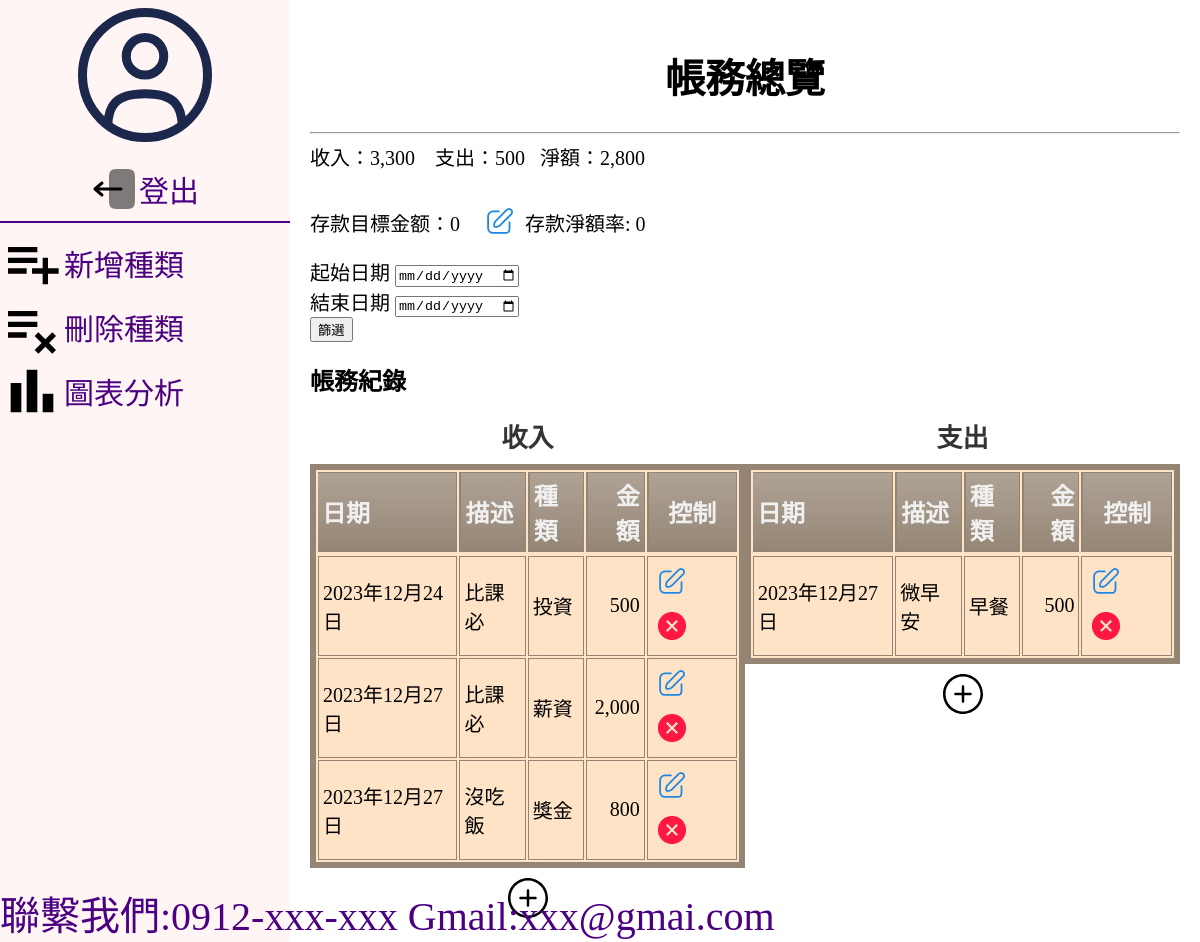
Screenshot of /index/ (signed in) with the database file from the repository.
### projectapp/models.py (models this page shows, shortened)
class DepositGoal(models.Model):
    user = models.ForeignKey(User, on_delete=models.CASCADE)
    goal_amount = models.IntegerField()

class Record_R1(models.Model):
    user=ForeignKey(User,on_delete=models.CASCADE,null=True)
    date 	= DateField()
    description = CharField(max_length=300,null=True)
    categoryR 	= CharField(max_length=50)
    cash 	= IntegerField()
    is_settled = models.BooleanField(default=False)  # 新增用來標記是否已經結算的欄位

class Record_E1(models.Model):
    user=ForeignKey(User,on_delete=models.CASCADE,null=True)
    date 	= DateField()
    description = CharField(max_length=300,null=True)
    categoryE 	= CharField(max_length=50)
    cash 	= IntegerField()
    is_settled = models.BooleanField(default=False)  # 新增用來標記是否已經結算的欄位

### projectapp/views.py (the view)
# urls.py: path('index/',views.recordall_and_cashflow,name='index'),
@login_required
def recordall_and_cashflow(request):
    deposit_goal = DepositGoal.objects.filter(user=request.user).first()
    corrent_user=request.user
    recordAllE=Record_E1.objects.filter(user=corrent_user).order_by('date')
    recordAllR=Record_R1.objects.filter(user=corrent_user).order_by('date')
    income_list=[record.cash for record in recordAllR]
    outcome_list=[record.cash for record in recordAllE]
    income=sum(income_list) if len(income_list)!=0 else 0
    outcome=sum(outcome_list) if len(outcome_list)!=0 else 0
    net = income -outcome
    form = DateFilterForm(request.GET or None)
    dataE=None
    if form.is_valid():
        start_date = form.cleaned_data['start_date']
        end_date = form.cleaned_data['end_date']
        if start_date and end_date:
            dataE = recordAllE.filter(date__range=(start_date, end_date))
        elif start_date:
            dataE = recordAllE.filter(date__gte=start_date) # gte:大於等於
        elif end_date:
            dataE = recordAllE.filter(date__lte=end_date) # lte:小於等於
    else:
        dataE = recordAllE
    if deposit_goal:
        goal_amount = deposit_goal.goal_amount
        if goal_amount == 0:
            goal_percent = 0
        else:
            goal_percent = net / (goal_amount * 100)
            goal_percent = round(goal_percent, 2)
    else:
        goal_amount = 0
        goal_percent = 0
    return render(request,'index.html',locals())

### projectapp/forms.py
class DateFilterForm(forms.Form):
    start_date = forms.DateField(label='起始日期', required=False,widget=forms.DateInput(attrs={'type': 'date'}))
    end_date = forms.DateField(label='結束日期', required=False,widget=forms.DateInput(attrs={'type': 'date'}) )
    def __init__(self, *args, **kwargs):
        super(DateFilterForm, self).__init__(*args, **kwargs)
        self.helper = FormHelper()
        self.helper.form_method = 'GET'  # 使用 GET 方法提交表单
        self.helper.add_input(Submit('submit', '筛选'))

### templates/index.html (shortened to what this page needs)
<!DOCTYPE html>
<html lang="en">
<head>
  <link rel="stylesheet" href="/static/css/index.css">
  {% load crispy_forms_tags %}
</head>
<body>
  <div class="container">
    <div class="left-box">
      <div class="listtitle"><img src="/static/img/user-circle-svgrepo-com.svg" alt="">
        <a href="/confirm_logout" class="logout">
          <img src="/static/img/logout-2-svgrepo-com (1).svg" alt="">
          <span>登出</span>
        </a>
      </div>
      <hr>
      <div class="list">
        <a href="/addcategory">
          <img src="/static/img/playlist_add_FILL0_wght400_GRAD0_opsz24.svg" alt="">
          <span>新增種類</span>
        </a>
        <a href="/delcategory">
          <img src="/static/img/playlist_remove_FILL0_wght400_GRAD0_opsz24.svg" alt="">
          <span>刪除種類</span>
        </a>
        <a href="/charts">
          <img src="/static/img/bar_chart_FILL0_wght400_GRAD0_opsz24.svg" alt="">
          <span>圖表分析</span>
        </a>
      </div>
      <div class="content">
        聯繫我們:0912-xxx-xxx
        Gmail:xxx@gmai.com
      </div>
    </div>
    <div class="right-text">
      <h1 style="font-size: 40px;text-align: center;">帳務總覽</h1>
      <hr>
      <div class="incomeEP">
        收入：<span class="thousand-separator">{{ income }}</span> &nbsp;&nbsp;
        支出：<span class="thousand-separator">{{ outcome }} </span>&nbsp;&nbsp;
        淨額：<span class="thousand-separator">{{ net }}</span>
        {% if deposit_goal %}
        <p>存款目標金额：<span class="thousand-separator">{{ deposit_goal.goal_amount }}</span> &nbsp;&nbsp;
          <a href="{% url 'set_deposit_goal' %}"><img src="/static/img/edit.svg" alt=""
              style="transform: translateY(10px);"></a>
          存款淨額率: {{ goal_percent }}
          {% else %}
        <p>存款目標金额：<span class="thousand-separator">0</span>
          <a href="{% url 'set_deposit_goal' %}"><img src="/static/img/plus-circle-svgrepo-com copy.svg" alt=""
              style="transform: translateY(4px);"></a>
          {% endif %}
          <form action="." method="get">
            {{ form|crispy }}
            <button type="submit" class="button-change">篩選</button>
          </form>
      </div>
      <h2>帳務紀錄</h2>
      <div class="table-all">
        <div>
          <table class="cinereousTable">
            <caption>收入</caption>
            <thead>
              <tr>
                <th>日期</th>
                <th>描述</th>
                <th>種類</th>
                <th style="text-align: right;">金額</th>
                <th style="text-align: center;">控制</th>
              </tr>
            </thead>
            {% for record in recordAllR %}
            <tr>
              <td>{{ record.date }}</td>
              <td>{{ record.description }}</td>
              <td>{{ record.categoryR }}</td>
              <td class="thousand-separator" style="text-align: right;">{{ record.cash }}</td>
              <td>
                <a href="{% url 'editRr' record.id %}"><img src="/static/img/edit.svg" alt="編輯"></a>
                <a href="{% url 'delRr' record.id %}"><img src="/static/img/cancel-svgrepo-com.svg" alt="刪除"></a>
              </td>
            </tr>
            {% endfor %}
          </table>
          <div style="text-align: center;margin-top:10px">
            <a style="margin-top:10px;" href="/addRrecord">
              <img src="/static/img/plus-circle-svgrepo-com.svg" alt="">
            </a>
          </div>
        </div>
        <div>
          <table class="cinereousTable">
            <caption>支出</caption>
            <thead>
              <th>日期</th>
              <th>描述</th>
              <th>種類</th>
              <th style="text-align: right;">金額</th>
              <th style="text-align: center;">控制</th>
              {% for record in dataE %}
            </thead>
            <td>{{ record.date }}</td>
            <td>{{ record.description }}</td>
            <td>{{ record.categoryE }}</td>
            <td class="thousand-separator" style="text-align: right;">{{ record.cash }}</td>
            <td>
              <a href="{% url 'editEr' record.id %}"><img src="/static/img/edit.svg" alt="編輯"></a>
              <a href="{% url 'delEr' record.id %}"><img src="/static/img/cancel-svgrepo-com.svg" alt="刪除"></a>
            </td>
            {% endfor %}
          </table>
          <div style="text-align: center; margin-top:10px">
            <a style="color:black;text-decoration: none;" href="/addErecord">
              <img src="/static/img/plus-circle-svgrepo-com.svg" alt="">
            </a>
          </div>
        </div>
      </div>
    </div>
  </div>
</body>
</html>

### static/css/index.css (style rules this page uses)
body { margin: 0; padding: 0; }
.container { display: flex; width: 100vw; height: 100vh; }
.left-box { width: 25%; background-color: #fff5f5; }
.left-box .list span { color: #4b0082; }
.left-box .list a { color: #4b0082; text-decoration: none; font-size:30px; display: flex; align-items: center; }
.listtitle { color: #4b0082; font-size: 60px; text-align: center; }
.listtitle a { color: #4b0082; text-decoration: none; font-size:30px; display: flex; align-items: center; justify-content: center; }
.logout { text-align: center; }
.content { position: absolute; color:#4b0082; font-size: 40px; bottom:0; display: flex; flex-direction: column; }
.left-box hr { border: 1px solid #4b0082; }
.right-text { width: 75%; padding: 20px; overflow-y: auto; }
.incomeEP { color:black; font-size: 20px; }
.table-all { display:flex; justify-content: space-around; }
.table-all caption { font-size: 26px; font-weight: bold; color: #333; margin-bottom: 10px; }
.table-all img { text-align: center; }
.thousand-separator { text-align: right; }
table.cinereousTable { border: 6px solid #948473; background-color: #FFE3C6; width: 100%; }
table.cinereousTable td, table.cinereousTable th { border: 1px solid #948473; padding: 4px 4px; }
table.cinereousTable tbody td { font-size: 20px; padding: 4px; }
table.cinereousTable thead { background: #948473; background: -moz-linear-gradient(top, #afa396 0%, #9e9081 66%, #948473 100%); background: -webkit-linear-gradient(top, #afa396 0%, #9e9081 66%, #948473 100%); background: linear-gradient(to bottom, #afa396 0%, #9e9081 66%, #948473 100%); }
table.cinereousTable thead th { font-size: 24px; font-weight: bold; color: #F0F0F0; text-align: left; border-left: 2px solid #948473; }
table.cinereousTable thead th:first-child { border-left: none; }

### rows the page displays
DepositGoal: goal_amount "0"
Record_R1: date "2023年12月24日", description "比課必", categoryR "投資", cash "500"
Record_R1: date "2023年12月27日", description "比課必", categoryR "薪資", cash "2,000"
Record_R1: date "2023年12月27日", description "沒吃飯", categoryR "獎金", cash "800"
Record_E1: date "2023年12月27日", description "微早安", categoryE "早餐", cash "500"

### other values shown
{{ income }} "3,300"
{{ outcome }} "500"
{{ net }} "2,800"
{{ goal_percent }} "0"
